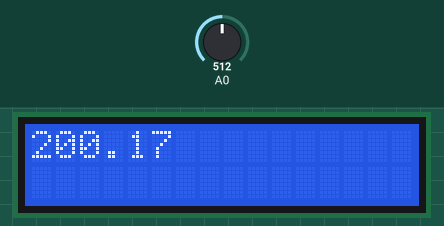
Recording of a sketch running on a simulated Arduino Uno, built with avr-gcc and run on an emulated ATmega328P. Shown: 16×2 character LCD. The test bench sets the inputs (shaded band); at power-on: A0 = 512.

Above: at 1.2 s.
1.3 s: A0 set to 716
At 2.7 s:
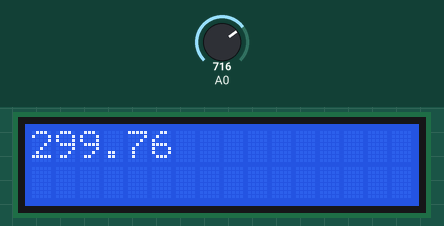
3.5 s: A0 set to 900
At 5.0 s:
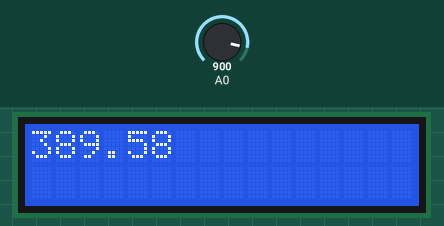
5.6 s: A0 set to 1023
At 7.3 s:
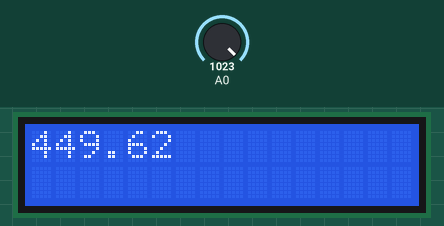
Timing chart, 0 to 8.8 s (numbered marks = the images above; inputs shaded):
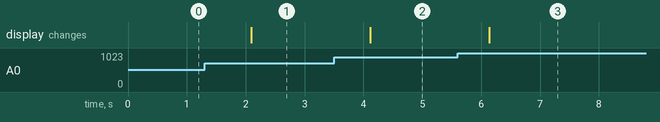

Measured:
- after the input at 1.3 s, the display: changes after 0.79 s (image 1)
- after the input at 3.5 s, the display: changes after 0.61 s (image 2)
- after the input at 5.6 s, the display: changes after 0.53 s (image 3)

The sketch:

sketch.ino
```cpp
#include <Adafruit_LiquidCrystal.h>

int temperatura = 0;

int Temperature = 0;

Adafruit_LiquidCrystal lcd_1(0);

void setup()
{
  lcd_1.begin(16, 2);
  pinMode(A0, INPUT);

  lcd_1.setCursor(0, 0);
}

void loop()
{
  lcd_1.clear();
  lcd_1.setCursor(0, 0);
  lcd_1.print((-40 + 0.488155 * (analogRead(A0) - 20)));

  delay(1000); // Wait for 1000 millisecond(s)
}
```
